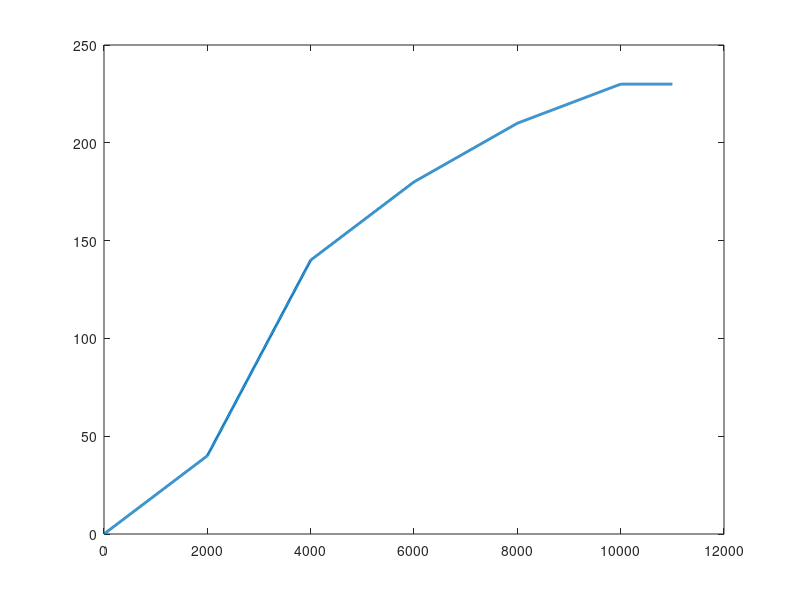

Write MATLAB code to recreate this figure. (Note: this script raises an error after producing the figure.)
close all
clear all

% Parameters
salary_half_day = 75; % In euros
tt = 3*60*60;

% Precision parameter
nSAMPLES = 1000;

%% 1 - Estimation the arrival times
lambda = [0.02 0.05 0.02 0.015 0.01 0];
duration = [2000 2000 2000 2000 2000 1000];
mean_processing_time = 300;

% Start time for each period + end of last period
tstart = zeros(1,length(duration)+1);
for i = 2:length(duration)+1
	tstart(i) = tstart(i-1)+duration(i-1);
end
% Cumulative arrival according to the estimation of lambda
CA_points = zeros(1,length(duration)+1);
for i = 2:length(duration)+1
	CA_points(1,i) = CA_points(i-1)+duration(i-1)*lambda(i-1);
end
% Linear interpolation
time = linspace(0,tstart(end),nSAMPLES);
CA = interp1(tstart,CA_points,time);


plot(time,CA,'linewidth',2);

% Write data in ampl readable format
ind = 1:length(time);
fid = fopen('../ampl/parameters.dat', 'wt');
fprintf(fid, 'param : ind : time CA :=');
fprintf(fid, '\n\t%g\t%g\t%g\t', [ind' time' CA'].' );
fprintf(fid, ';');
fclose(fid);
